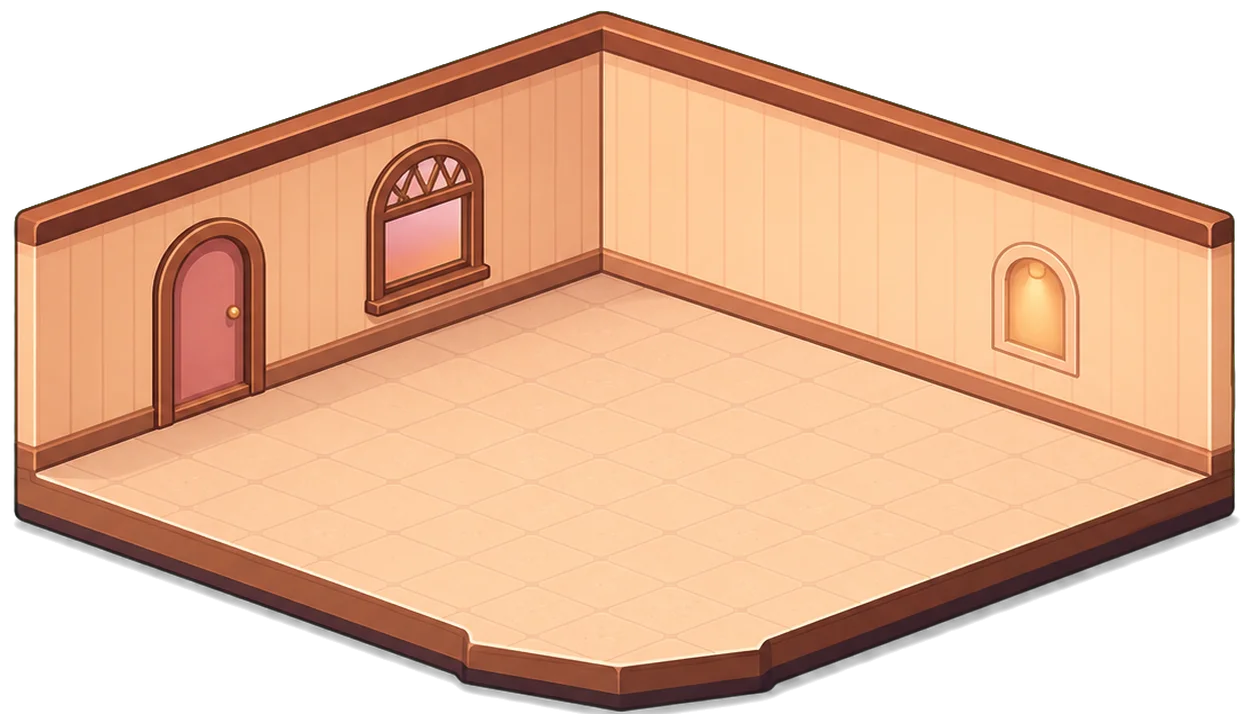
#> input picture apps/mobile/src/features/roomV2/assets/runtime/room_shell_blumi_world_v1.webp, 1254 x 714 px
$ python room-v3-shell-evidence.py --output-dir out
#> lines starting #> are read from the running program, lines starting #| are printed output that depends on the picture
#> in main, master is the input picture: PIL image 1254x714 RGBA; mean R, G, B, A 154.3, 114.1, 87.3, 179.2
#!/usr/bin/env python3
"""Create same-state Room V3 shell evidence without promoting candidates."""

from __future__ import annotations

import argparse
import hashlib
import json
from pathlib import Path

from PIL import Image, ImageDraw, ImageFont


ROOT = Path(__file__).resolve().parents[3]
MASTER_PATH = ROOT / "apps/mobile/src/features/roomV2/assets/runtime/room_shell_blumi_world_v1.webp"
SHELLS = (
    ("master", MASTER_PATH),
    ("cocoa_navy_modern_studio", ROOT / "apps/mobile/src/features/roomV2/assets/runtime/candidates/room_v3_shell_cocoa_navy_modern_studio_candidate_v1.png"),
    ("forest_terracotta_creative_loft", ROOT / "apps/mobile/src/features/roomV2/assets/runtime/candidates/room_v3_shell_forest_terracotta_creative_loft_candidate_v1.png"),
    ("blush_petal_cottage", ROOT / "apps/mobile/src/features/roomV2/assets/runtime/candidates/room_v3_shell_blush_petal_cottage_candidate_v1.png"),
    ("lavender_moon_atelier", ROOT / "apps/mobile/src/features/roomV2/assets/runtime/candidates/room_v3_shell_lavender_moon_atelier_candidate_v1.png"),
    ("sage_cloud_scandinavian", ROOT / "apps/mobile/src/features/roomV2/assets/runtime/candidates/room_v3_shell_sage_cloud_scandinavian_candidate_v1.png"),
    ("apricot_sky_social_loft", ROOT / "apps/mobile/src/features/roomV2/assets/runtime/candidates/room_v3_shell_apricot_sky_social_loft_candidate_v1.png"),
)


def sha256(path: Path) -> str:
    return hashlib.sha256(path.read_bytes()).hexdigest()


def card(image: Image.Image, label: str, size: tuple[int, int]) -> Image.Image:
#> called with label = 'master', size = (600, 342)
    card_image = Image.new("RGBA", (size[0], size[1] + 34), (25, 25, 31, 255))
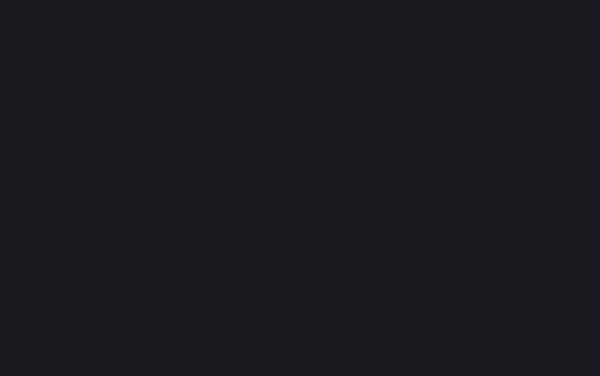
#> card_image: PIL image 600x376 RGBA; mean R, G, B, A 25, 25, 31, 255
    preview = image.convert("RGBA").resize(size, Image.Resampling.LANCZOS)
    card_image.alpha_composite(preview, (0, 0))
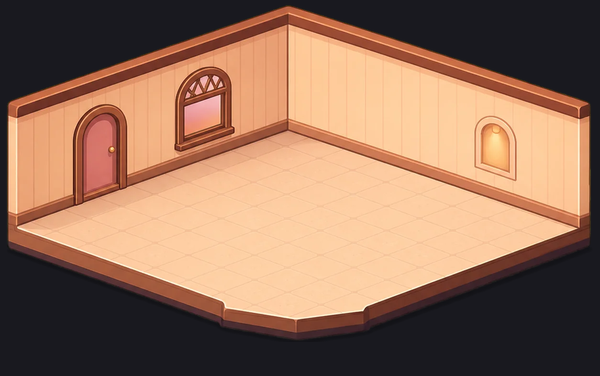
#> card_image: PIL image 600x376 RGBA; mean R, G, B, A 148.8, 112.2, 90.2, 255
    draw = ImageDraw.Draw(card_image)
    draw.text((12, size[1] + 8), label, fill=(255, 255, 255, 255))
    return card_image


def main() -> None:
    parser = argparse.ArgumentParser()
    parser.add_argument("--output-dir", type=Path, required=True)
    parser.add_argument("--candidate-suffix", default="v2")
    args = parser.parse_args()
    output_dir = args.output_dir.resolve()
    output_dir.mkdir(parents=True, exist_ok=True)

    master = Image.open(MASTER_PATH).convert("RGBA")
    records = []
    cards = []
    for name, path in SHELLS:
        if name != "master":
            path = path.with_name(path.name.replace("candidate_v1", f"candidate_{args.candidate_suffix}"))
#> (the run stopped early here; a loop or call above may not have finished)
